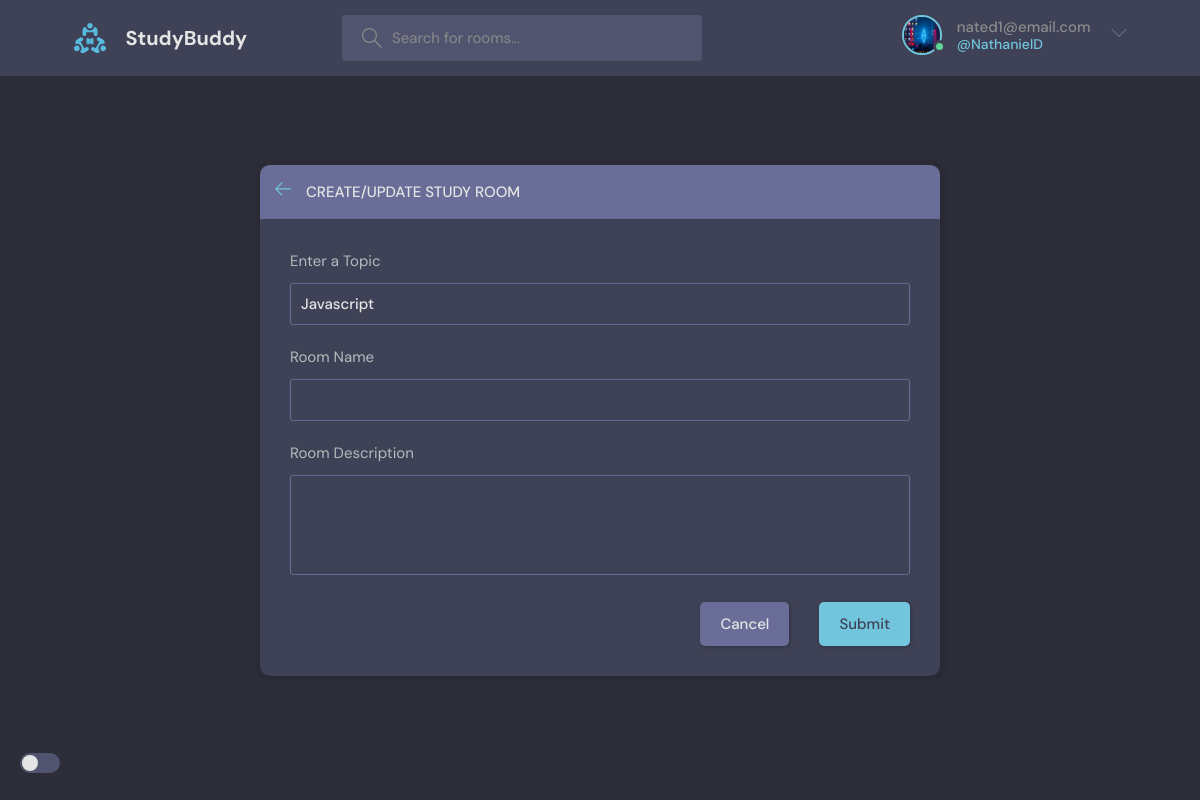
The app's page /update-room/2 (signed in) with its own data.
### base/models.py (models this page shows, shortened)
class User(AbstractUser):
    name = models.CharField(max_length=200, null=True)
    email = models.EmailField(unique=True, null=True)
    bio = models.TextField(null=True)
    avatar = models.ImageField(null=True, default='avatar.svg')
    USERNAME_FIELD = 'email'
    REQUIRED_FIELDS = []

class Room(models.Model):
    host = models.ForeignKey(User, on_delete=models.SET_NULL, null=True)
    topic = models.ForeignKey(Topic, on_delete=models.SET_NULL, null=True)
    name = models.CharField(max_length=200)
    participants = models.ManyToManyField(User, related_name = 'participants', blank=True)
    description = models.TextField(null=True, blank=True)
    updated = models.DateTimeField(auto_now=True)
    created = models.DateTimeField(auto_now_add=True)
    class Meta:
    	ordering = ['-updated', '-created']

class Topic(models.Model):
    name = models.CharField(max_length=200)

### base/views.py (the view, shortened to what this page needs)
# urls.py: path('update-room/<str:pk>', views.UpdateRoom, name='update-room'),
@login_required(login_url='login')
def UpdateRoom(request, pk):
    topics = Topic.objects.all()
    room = Room.objects.get(id=pk)
    form = RoomForm(request.POST, instance=room)
    if request.user != room.host:
        return HttpResponse('You are not allowed here!!')
    context = {'form': form, 'topics': topics, 'room': room}
    return render(request, 'base/room_form.html', context)

### base/forms.py
class RoomForm(ModelForm):
    class Meta:
        model = Room
        fields = '__all__'
        exclude = ['host', 'participants']

### base/templates/base/room_form.html (shortened to what this page needs)
{% extends 'main.html' %}
{% block content %}
  <main class="create-room layout">
    <div class="container">
      <div class="layout__box">
        <div class="layout__boxHeader">
          <div class="layout__boxTitle">
            <a href="{% url 'home' %}">
              <svg version="1.1" xmlns="http://www.w3.org/2000/svg" width="32" height="32" viewBox="0 0 32 32">
                <title>arrow-left</title>
                <path
                  d="M13.723 2.286l-13.723 13.714 13.719 13.714 1.616-1.611-10.96-10.96h27.625v-2.286h-27.625l10.965-10.965-1.616-1.607z">
                </path>
              </svg>
            </a>
            <h3>Create/Update Study Room</h3>
          </div>
        </div>
        <div class="layout__body">
          <form method="POST" class="form" action="">
            <div class="form__group">
              <label for="room_topic">Enter a Topic</label>
              <input required type="text" value="{{ room.topic.name }}" name="topic" list="topic-list">
            </div>
            <div class="form__group">
              <label for="room_name">Room Name</label>
              {{ form.name }}
            </div>
            <div class="form__group">
              <label for="room_description">Room Description</label>
              {{ form.description }}
            </div>
            <div class="form__action">
              <a class="btn btn--dark" href="{% url 'home' %}">Cancel</a>
              <button class="btn btn--main" type="submit">Submit</button>
            </div>
          </form>
        </div>
      </div>
    </div>
{% endblock content %}

### templates/navbar.html (shortened to what this page needs)
{% load static %}
<header class="header header--loggedIn">
	<div class="container">
	  <a href="{% url 'home' %}" class="header__logo">
		<img src="{% static 'images/logo.svg' %}" />
		<h1>StudyBuddy</h1>
	  </a>
	  <form class="header__search" method="GET" action="{% url 'home' %}">
		<label>
		  <input name="q" placeholder="Search for rooms..." />
		</label>
	  </form>
	  <nav class="header__menu">
		{% if request.user.is_authenticated %}
		<div class="header__user">
		  <a href="{% url 'update-user' %}">
			<div class="avatar avatar--medium active">
			  <img src="{{ request.user.avatar.url }}" />
			</div>
			<p>{{request.user}} <span>@{{request.user.username}}</span></p>
		  </a>
		  <button class="dropdown-button">
			<svg version="1.1" xmlns="http://www.w3.org/2000/svg" width="32" height="32" viewBox="0 0 32 32">
			  <title>chevron-down</title>
			  <path d="M16 21l-13-13h-3l16 16 16-16h-3l-13 13z"></path>
			</svg>
		  </button>
		</div>
		{% else %}
		<a href="{% url 'login' %}">
		  <img src="{% static '/images/avatar.svg' %}" />
		  <p>Login</p>
		</a>
		{% endif %}
	  </nav>
  </div>
</header>

### records on screen
User: user.avatar (picture), user "nated1@email.com", user.username "NathanielD"
Room: topic "Javascript"
